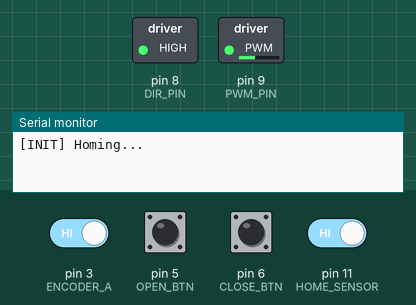
A sketch run on a simulated Arduino Uno, built with avr-gcc and run on an emulated ATmega328P. Parts: switched loads named in the sketch (green lamp = pin HIGH), the last lines printed to the serial monitor. The inputs (shaded band) are chosen by the test bench; at power-on: pin 3 (ENCODER_A), pin 5 (OPEN_BTN), pin 6 (CLOSE_BTN), pin 11 (HOME_SENSOR) HIGH.

Above: at 0.1 s.
At 6.2 s:
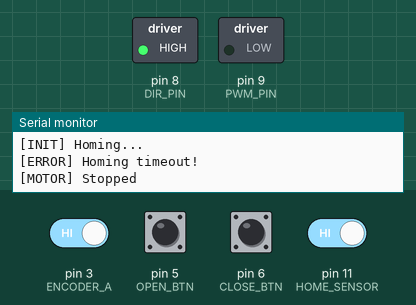
6.3 s: pin 6 (CLOSE_BTN) pulled LOW for 0.15 s
At 7.0 s:
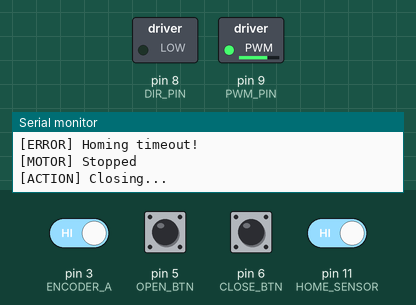
Timing chart, 0 to 9.3 s (numbered marks = the images above; inputs shaded):
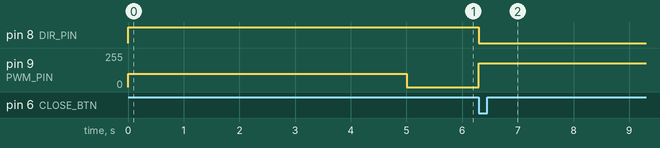

Measured:
- after the input at 6.3 s, pin 8 (DIR_PIN): HIGH → LOW at once; pin 9 (PWM_PIN): 0/255 → 180/255 at once

The sketch:

final.ino
```cpp
// === Motor & Encoder Pins ===
#define DIR_PIN     8
#define PWM_PIN     9
#define ENCODER_A   3
#define ENCODER_B   4

// === Sensor & Button Pins ===
#define HOME_SENSOR 11
#define PIR_SENSOR  12
#define OPEN_BTN    5
#define CLOSE_BTN   6

// === Motor Speeds ===
#define MAX_SPEED   180
#define MIN_SPEED   40

// === Encoder Positions ===
#define CLOSED_POSITION -1050  // Fully closed
#define OPEN_POSITION     0    // Fully open

// === Encoder Count ===
volatile long encoderCount = 0;

// === Timers ===
unsigned long autoCloseStartTime = 0;
const unsigned long AUTO_CLOSE_DELAY = 5000;
unsigned long lastButtonPressTime = 0;
const unsigned long DEBOUNCE_DELAY = 250;

// === States ===
enum DoorState { IDLE, OPENING, CLOSING, HOMING, STOPPED };
DoorState currentState = HOMING;

// === Encoder ISR ===
void updateEncoder() {
  int a = digitalRead(ENCODER_A);
  int b = digitalRead(ENCODER_B);
  encoderCount += (a > b) ? -1 : 1;
}

// === Setup ===
void setup() {
  Serial.begin(9600);

  // Motor
  pinMode(DIR_PIN, OUTPUT);
  pinMode(PWM_PIN, OUTPUT);

  // Encoder
  pinMode(ENCODER_A, INPUT);
  pinMode(ENCODER_B, INPUT);
  attachInterrupt(digitalPinToInterrupt(ENCODER_A), updateEncoder, CHANGE);

  // Sensors & Buttons
  pinMode(HOME_SENSOR, INPUT_PULLUP);
  pinMode(PIR_SENSOR, INPUT_PULLUP);
  pinMode(OPEN_BTN, INPUT_PULLUP);
  pinMode(CLOSE_BTN, INPUT_PULLUP);

  // Begin with homing
  homeDoor();
}

// === Main Loop ===
void loop() {
  if (currentState == HOMING) return;

  switch (currentState) {
    case IDLE:
      if (digitalRead(PIR_SENSOR) == LOW) {
        Serial.println("[PIR] Motion detected");
        handleOpen();
        resetAutoCloseTimer();
      }

      if (millis() - autoCloseStartTime >= AUTO_CLOSE_DELAY) {
        handleClose();
      }

      if (debounceButton(OPEN_BTN)) {
        handleOpen();
        resetAutoCloseTimer();
      }

      if (debounceButton(CLOSE_BTN)) {
        handleClose();
      }
      break;

    case CLOSING:
      if (debounceButton(OPEN_BTN)) {
        Serial.println("[EMERGENCY] Open pressed while closing");
        stopMotor();
        handleOpen();
        resetAutoCloseTimer();
      }
      break;

    case STOPPED:
      if (debounceButton(OPEN_BTN)) {
        handleOpen();
        resetAutoCloseTimer();
      }
      if (debounceButton(CLOSE_BTN)) {
        handleClose();
      }
      break;

    default:
      break;
  }
}

// === Homing Function ===
void homeDoor() {
  Serial.println("[INIT] Homing...");

  digitalWrite(DIR_PIN, HIGH);  // Open direction
  analogWrite(PWM_PIN, 100);

  unsigned long start = millis();
  while (digitalRead(HOME_SENSOR) == HIGH) {
    if (millis() - start > 5000) {
      Serial.println("[ERROR] Homing timeout!");
      stopMotor();
      currentState = STOPPED;
      return;
    }
    delay(50);
  }

  stopMotor();
  encoderCount = 0;
  currentState = IDLE;
  Serial.println("[INFO] Homing complete");
}

// === Handle Open ===
void handleOpen() {
  if (currentState == OPENING || encoderCount >= OPEN_POSITION) return;

  Serial.println("[ACTION] Opening...");
  currentState = OPENING;
  moveDoor(HIGH, OPEN_POSITION);
  stopMotor();
  encoderCount = 0; // Reset after full open
  currentState = IDLE;
}

// === Handle Close ===
void handleClose() {
  if (currentState == CLOSING || encoderCount <= CLOSED_POSITION) return;

  Serial.println("[ACTION] Closing...");
  currentState = CLOSING;
  moveDoor(LOW, CLOSED_POSITION);
  stopMotor();
  currentState = IDLE;
}

// === Door Movement ===
void moveDoor(bool direction, long target) {
  digitalWrite(DIR_PIN, direction);
  long distance = abs(target - encoderCount);

  while (true) {
    long currentDist = abs(target - encoderCount);

    if ((direction == HIGH && digitalRead(HOME_SENSOR) == LOW) ||
        (direction == LOW && encoderCount <= target)) {
      break;
    }

    int speed = map(currentDist, 0, distance, MIN_SPEED, MAX_SPEED);
    speed = constrain(speed, MIN_SPEED, MAX_SPEED);
    analogWrite(PWM_PIN, speed);

    delay(10);
  }
}

// === Stop Motor ===
void stopMotor() {
  analogWrite(PWM_PIN, 0);
  Serial.println("[MOTOR] Stopped");
}

// === Auto-Close Timer Reset ===
void resetAutoCloseTimer() {
  autoCloseStartTime = millis();
}

// === Debounce Logic ===
bool debounceButton(int pin) {
  if (digitalRead(pin) == LOW && (millis() - lastButtonPressTime > DEBOUNCE_DELAY)) {
    lastButtonPressTime = millis();
    return true;
  }
  return false;
}
```
